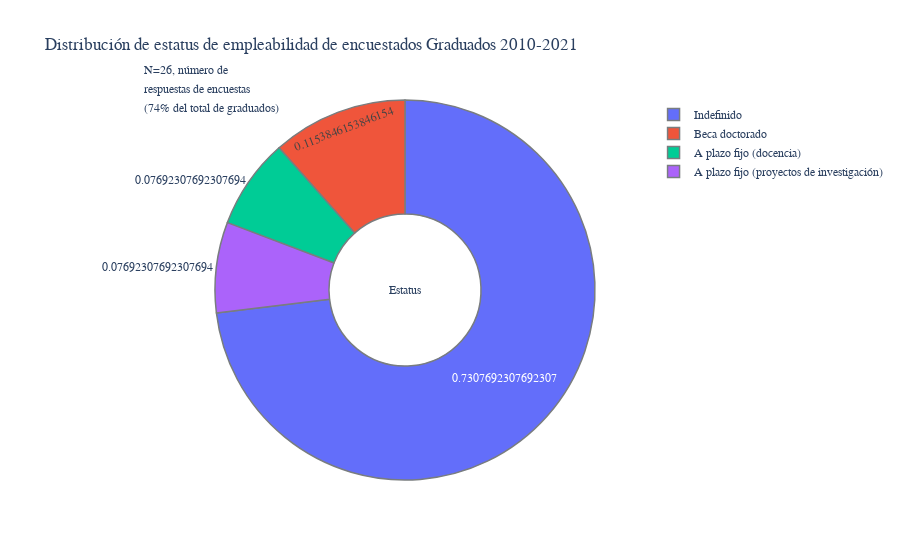

The cell this chart's notebook holds for it:
### Markdown cell above
## ¿Cuál es el <span style="color:#AC1212">*estatus*</span> de empleo?

### Code cell
path_file_sorted    = 'egresados_sorted_perfil.xlsx'
perfil_estatus(path_file_sorted)

### Figure 1 — Plotly figure (JSON) as saved in the notebook; plotly's stock layout.template omitted (floating-point values rounded to 4 significant figures)
{"data": [{"hole": 0.4, "labels": ["Indefinido", "Beca doctorado", "A plazo fijo (docencia)", "A plazo fijo (proyectos de investigación)"], "marker": {"line": {"color": "#797D7F", "width": 1.5}}, "texttemplate": "%{percent:.1%f}", "type": "pie", "values": [73.08, 11.54, 7.692, 7.692]}], "layout": {"annotations": [{"font": {"size": 12}, "showarrow": false, "text": "Estatus", "x": 0.5, "y": 0.5}, {"arrowhead": 1, "showarrow": false, "text": "N=26, número de", "x": -0.05, "y": 1.1}, {"arrowhead": 1, "showarrow": false, "text": "respuestas de encuestas", "x": -0.05, "y": 1.05}, {"arrowhead": 1, "showarrow": false, "text": "(74% del total de graduados)", "x": -0.05, "y": 1}], "font": {"family": "Rockwell", "size": 12}, "title": {"font": {"family": "Rockwell"}, "text": "Distribución de estatus de empleabilidad de encuestados Graduados 2010-2021"}}}
